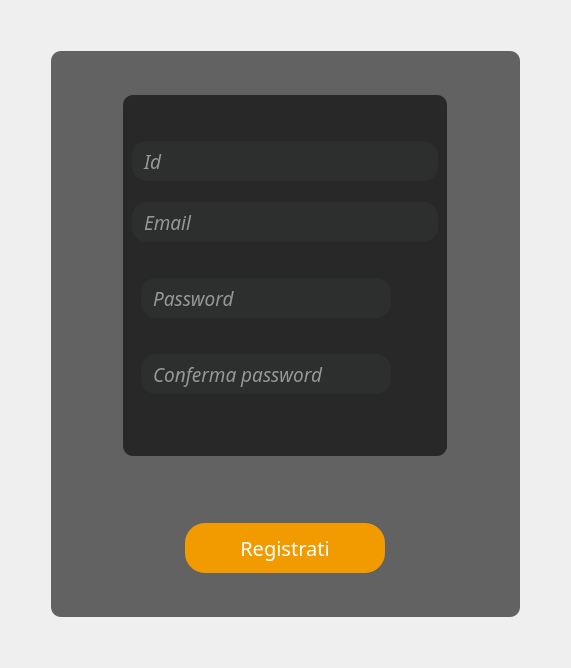
<?xml version="1.0" encoding="UTF-8"?>
<ui version="4.0">
 <class>Form</class>
 <widget class="QWidget" name="Form">
  <property name="geometry">
   <rect>
    <x>0</x>
    <y>0</y>
    <width>571</width>
    <height>668</height>
   </rect>
  </property>
  <property name="minimumSize">
   <size>
    <width>500</width>
    <height>600</height>
   </size>
  </property>
  <property name="maximumSize">
   <size>
    <width>600</width>
    <height>700</height>
   </size>
  </property>
  <property name="windowTitle">
   <string>Form</string>
  </property>
  <layout class="QGridLayout" name="gridLayout">
   <item row="1" column="0">
    <spacer name="horizontalSpacer">
     <property name="orientation">
      <enum>Qt::Horizontal</enum>
     </property>
     <property name="sizeType">
      <enum>QSizePolicy::Fixed</enum>
     </property>
     <property name="sizeHint" stdset="0">
      <size>
       <width>40</width>
       <height>20</height>
      </size>
     </property>
    </spacer>
   </item>
   <item row="1" column="2">
    <spacer name="horizontalSpacer_2">
     <property name="orientation">
      <enum>Qt::Horizontal</enum>
     </property>
     <property name="sizeType">
      <enum>QSizePolicy::Fixed</enum>
     </property>
     <property name="sizeHint" stdset="0">
      <size>
       <width>40</width>
       <height>40</height>
      </size>
     </property>
    </spacer>
   </item>
   <item row="0" column="1">
    <spacer name="verticalSpacer">
     <property name="orientation">
      <enum>Qt::Vertical</enum>
     </property>
     <property name="sizeType">
      <enum>QSizePolicy::Fixed</enum>
     </property>
     <property name="sizeHint" stdset="0">
      <size>
       <width>20</width>
       <height>40</height>
      </size>
     </property>
    </spacer>
   </item>
   <item row="1" column="1">
    <widget class="QFrame" name="frame">
     <property name="sizePolicy">
      <sizepolicy hsizetype="Expanding" vsizetype="Expanding">
       <horstretch>0</horstretch>
       <verstretch>0</verstretch>
      </sizepolicy>
     </property>
     <property name="minimumSize">
      <size>
       <width>400</width>
       <height>500</height>
      </size>
     </property>
     <property name="autoFillBackground">
      <bool>false</bool>
     </property>
     <property name="styleSheet">
      <string notr="true">border-radius:10px;
background:transparent;
background-color: rgba(0,0,0,150)</string>
     </property>
     <property name="frameShape">
      <enum>QFrame::StyledPanel</enum>
     </property>
     <property name="frameShadow">
      <enum>QFrame::Sunken</enum>
     </property>
     <property name="lineWidth">
      <number>3</number>
     </property>
     <layout class="QVBoxLayout" name="verticalLayout">
      <item>
       <spacer name="verticalSpacer_3">
        <property name="orientation">
         <enum>Qt::Vertical</enum>
        </property>
        <property name="sizeType">
         <enum>QSizePolicy::Expanding</enum>
        </property>
        <property name="sizeHint" stdset="0">
         <size>
          <width>20</width>
          <height>40</height>
         </size>
        </property>
       </spacer>
      </item>
      <item alignment="Qt::AlignHCenter">
       <widget class="QFrame" name="frame_2">
        <property name="sizePolicy">
         <sizepolicy hsizetype="Expanding" vsizetype="Expanding">
          <horstretch>0</horstretch>
          <verstretch>0</verstretch>
         </sizepolicy>
        </property>
        <property name="frameShape">
         <enum>QFrame::StyledPanel</enum>
        </property>
        <property name="frameShadow">
         <enum>QFrame::Raised</enum>
        </property>
        <layout class="QVBoxLayout" name="verticalLayout_2">
         <item>
          <spacer name="verticalSpacer_7">
           <property name="orientation">
            <enum>Qt::Vertical</enum>
           </property>
           <property name="sizeHint" stdset="0">
            <size>
             <width>20</width>
             <height>40</height>
            </size>
           </property>
          </spacer>
         </item>
         <item>
          <widget class="QLineEdit" name="id">
           <property name="sizePolicy">
            <sizepolicy hsizetype="Expanding" vsizetype="Fixed">
             <horstretch>0</horstretch>
             <verstretch>0</verstretch>
            </sizepolicy>
           </property>
           <property name="minimumSize">
            <size>
             <width>250</width>
             <height>40</height>
            </size>
           </property>
           <property name="font">
            <font>
             <family>American Typewriter</family>
             <pointsize>14</pointsize>
             <italic>true</italic>
            </font>
           </property>
           <property name="styleSheet">
            <string notr="true">QLineEdit{
color: #FFF;
padding-left:8px;
padding-right:8px;
border:2px solid rgb(45, 46, 46);
border-radius:15px;
	background-color: rgb(45, 46, 46);
}
QLineEdit:hover{
border:2px solid rgb(45, 46, 46);
}
QLineEdit:focus{
border:2px solid rgb(242, 155, 0);
}</string>
           </property>
           <property name="placeholderText">
            <string>Id</string>
           </property>
           <property name="clearButtonEnabled">
            <bool>false</bool>
           </property>
          </widget>
         </item>
         <item>
          <spacer name="verticalSpacer_4">
           <property name="orientation">
            <enum>Qt::Vertical</enum>
           </property>
           <property name="sizeType">
            <enum>QSizePolicy::Fixed</enum>
           </property>
           <property name="sizeHint" stdset="0">
            <size>
             <width>20</width>
             <height>15</height>
            </size>
           </property>
          </spacer>
         </item>
         <item>
          <widget class="QLineEdit" name="email">
           <property name="sizePolicy">
            <sizepolicy hsizetype="Expanding" vsizetype="Fixed">
             <horstretch>0</horstretch>
             <verstretch>0</verstretch>
            </sizepolicy>
           </property>
           <property name="minimumSize">
            <size>
             <width>250</width>
             <height>40</height>
            </size>
           </property>
           <property name="font">
            <font>
             <family>American Typewriter</family>
             <pointsize>14</pointsize>
             <italic>true</italic>
            </font>
           </property>
           <property name="styleSheet">
            <string notr="true">QLineEdit{
color: #FFF;
padding-left:8px;
padding-right:8px;
border:2px solid rgb(45, 46, 46);
border-radius:15px;
	background-color: rgb(45, 46, 46);
}
QLineEdit:hover{
border:2px solid rgb(45, 46, 46);
}
QLineEdit:focus{
border:2px solid rgb(242, 155, 0);
}</string>
           </property>
           <property name="placeholderText">
            <string>Email</string>
           </property>
           <property name="clearButtonEnabled">
            <bool>false</bool>
           </property>
          </widget>
         </item>
         <item>
          <spacer name="verticalSpacer_6">
           <property name="orientation">
            <enum>Qt::Vertical</enum>
           </property>
           <property name="sizeType">
            <enum>QSizePolicy::Fixed</enum>
           </property>
           <property name="sizeHint" stdset="0">
            <size>
             <width>20</width>
             <height>15</height>
            </size>
           </property>
          </spacer>
         </item>
         <item>
          <widget class="QFrame" name="frame_4">
           <property name="sizePolicy">
            <sizepolicy hsizetype="Expanding" vsizetype="Expanding">
             <horstretch>0</horstretch>
             <verstretch>0</verstretch>
            </sizepolicy>
           </property>
           <property name="minimumSize">
            <size>
             <width>300</width>
             <height>70</height>
            </size>
           </property>
           <property name="styleSheet">
            <string notr="true">background:none</string>
           </property>
           <property name="frameShape">
            <enum>QFrame::StyledPanel</enum>
           </property>
           <property name="frameShadow">
            <enum>QFrame::Raised</enum>
           </property>
           <layout class="QHBoxLayout" name="horizontalLayout_3">
            <item alignment="Qt::AlignHCenter">
             <widget class="QLineEdit" name="password">
              <property name="sizePolicy">
               <sizepolicy hsizetype="Expanding" vsizetype="Fixed">
                <horstretch>0</horstretch>
                <verstretch>0</verstretch>
               </sizepolicy>
              </property>
              <property name="minimumSize">
               <size>
                <width>250</width>
                <height>40</height>
               </size>
              </property>
              <property name="font">
               <font>
                <family>American Typewriter</family>
                <pointsize>14</pointsize>
                <italic>true</italic>
                <bold>false</bold>
                <underline>false</underline>
               </font>
              </property>
              <property name="styleSheet">
               <string notr="true">QLineEdit{
color: #FFF;
padding-left:8px;
padding-right:8px;
border:2px solid rgb(45, 46, 46);
border-radius:15px;
	background-color: rgb(45, 46, 46);
}
QLineEdit:hover{
border:2px solid rgb(45, 46, 46);
}
QLineEdit:focus{
border:2px solid rgb(255, 148, 8);
}</string>
              </property>
              <property name="maxLength">
               <number>100</number>
              </property>
              <property name="echoMode">
               <enum>QLineEdit::Password</enum>
              </property>
              <property name="placeholderText">
               <string>Password</string>
              </property>
              <property name="clearButtonEnabled">
               <bool>false</bool>
              </property>
             </widget>
            </item>
            <item>
             <widget class="QPushButton" name="sp_button">
              <property name="cursor">
               <cursorShape>PointingHandCursor</cursorShape>
              </property>
              <property name="text">
               <string/>
              </property>
              <property name="icon">
               <iconset>
                <normaloff>:/icone/icone/hidepass.png</normaloff>
                <normalon>:/icone/icone/showpass.png</normalon>:/icone/icone/hidepass.png</iconset>
              </property>
              <property name="iconSize">
               <size>
                <width>32</width>
                <height>32</height>
               </size>
              </property>
              <property name="checkable">
               <bool>true</bool>
              </property>
              <property name="checked">
               <bool>false</bool>
              </property>
              <property name="autoRepeat">
               <bool>false</bool>
              </property>
             </widget>
            </item>
           </layout>
          </widget>
         </item>
         <item>
          <widget class="QFrame" name="frame_5">
           <property name="sizePolicy">
            <sizepolicy hsizetype="Expanding" vsizetype="Expanding">
             <horstretch>0</horstretch>
             <verstretch>0</verstretch>
            </sizepolicy>
           </property>
           <property name="minimumSize">
            <size>
             <width>300</width>
             <height>70</height>
            </size>
           </property>
           <property name="styleSheet">
            <string notr="true">background:none</string>
           </property>
           <property name="frameShape">
            <enum>QFrame::StyledPanel</enum>
           </property>
           <property name="frameShadow">
            <enum>QFrame::Raised</enum>
           </property>
           <layout class="QHBoxLayout" name="horizontalLayout_4">
            <item alignment="Qt::AlignHCenter">
             <widget class="QLineEdit" name="cpassword">
              <property name="sizePolicy">
               <sizepolicy hsizetype="Expanding" vsizetype="Fixed">
                <horstretch>0</horstretch>
                <verstretch>0</verstretch>
               </sizepolicy>
              </property>
              <property name="minimumSize">
               <size>
                <width>250</width>
                <height>40</height>
               </size>
              </property>
              <property name="font">
               <font>
                <family>American Typewriter</family>
                <pointsize>14</pointsize>
                <italic>true</italic>
                <bold>false</bold>
                <underline>false</underline>
               </font>
              </property>
              <property name="styleSheet">
               <string notr="true">QLineEdit{
color: #FFF;
padding-left:8px;
padding-right:8px;
border:2px solid rgb(45, 46, 46);
border-radius:15px;
	background-color: rgb(45, 46, 46);
}
QLineEdit:hover{
border:2px solid rgb(45, 46, 46);
}
QLineEdit:focus{
border:2px solid rgb(255, 148, 8);
}</string>
              </property>
              <property name="maxLength">
               <number>100</number>
              </property>
              <property name="echoMode">
               <enum>QLineEdit::Password</enum>
              </property>
              <property name="placeholderText">
               <string>Conferma password</string>
              </property>
              <property name="clearButtonEnabled">
               <bool>false</bool>
              </property>
             </widget>
            </item>
            <item>
             <widget class="QPushButton" name="scp_button">
              <property name="cursor">
               <cursorShape>PointingHandCursor</cursorShape>
              </property>
              <property name="text">
               <string/>
              </property>
              <property name="icon">
               <iconset>
                <normaloff>:/icone/icone/hidepass.png</normaloff>
                <normalon>:/icone/icone/showpass.png</normalon>:/icone/icone/hidepass.png</iconset>
              </property>
              <property name="iconSize">
               <size>
                <width>32</width>
                <height>32</height>
               </size>
              </property>
              <property name="checkable">
               <bool>true</bool>
              </property>
              <property name="checked">
               <bool>false</bool>
              </property>
              <property name="autoRepeat">
               <bool>false</bool>
              </property>
             </widget>
            </item>
           </layout>
          </widget>
         </item>
         <item>
          <spacer name="verticalSpacer_8">
           <property name="orientation">
            <enum>Qt::Vertical</enum>
           </property>
           <property name="sizeHint" stdset="0">
            <size>
             <width>20</width>
             <height>40</height>
            </size>
           </property>
          </spacer>
         </item>
        </layout>
       </widget>
      </item>
      <item alignment="Qt::AlignHCenter">
       <widget class="QLabel" name="error">
        <property name="sizePolicy">
         <sizepolicy hsizetype="Expanding" vsizetype="Fixed">
          <horstretch>0</horstretch>
          <verstretch>0</verstretch>
         </sizepolicy>
        </property>
        <property name="minimumSize">
         <size>
          <width>350</width>
          <height>35</height>
         </size>
        </property>
        <property name="styleSheet">
         <string notr="true">font: 16pt &quot;American Typewriter&quot;;
color:rgb(255, 37, 0);
background:none;
alignment:center;</string>
        </property>
        <property name="lineWidth">
         <number>2</number>
        </property>
        <property name="text">
         <string/>
        </property>
        <property name="wordWrap">
         <bool>false</bool>
        </property>
       </widget>
      </item>
      <item>
       <spacer name="verticalSpacer_2">
        <property name="orientation">
         <enum>Qt::Vertical</enum>
        </property>
        <property name="sizeType">
         <enum>QSizePolicy::Fixed</enum>
        </property>
        <property name="sizeHint" stdset="0">
         <size>
          <width>20</width>
          <height>20</height>
         </size>
        </property>
       </spacer>
      </item>
      <item alignment="Qt::AlignHCenter">
       <widget class="QPushButton" name="registrati_button">
        <property name="minimumSize">
         <size>
          <width>200</width>
          <height>50</height>
         </size>
        </property>
        <property name="font">
         <font>
          <family>American Typewriter</family>
          <pointsize>15</pointsize>
          <bold>false</bold>
         </font>
        </property>
        <property name="cursor">
         <cursorShape>PointingHandCursor</cursorShape>
        </property>
        <property name="styleSheet">
         <string notr="true">QPushButton{
   
	background-color: rgb(242, 155, 0);
     border:none;
     color:rgb(255,255,255); 
     border-radius:20px;
   
}
QPushButton:hover {
	
	background-color: rgba(242, 155, 20,150);
     border-left: 2px solid rgb(173, 107,0);
     border-right: 2px solid rgb(173, 107,0);
     border-bottom: 3px solid rgb(173, 107,0);
}
QPushButton:pressed {
	
	background-color: rgba(255, 224, 0,75);
     border-left: 2px solid rgb(173, 107,0);
     border-right: 2px solid rgb(173, 107,0); 
     border-bottom: none;
}</string>
        </property>
        <property name="text">
         <string>Registrati</string>
        </property>
       </widget>
      </item>
      <item>
       <spacer name="verticalSpacer_9">
        <property name="orientation">
         <enum>Qt::Vertical</enum>
        </property>
        <property name="sizeHint" stdset="0">
         <size>
          <width>20</width>
          <height>40</height>
         </size>
        </property>
       </spacer>
      </item>
     </layout>
    </widget>
   </item>
   <item row="3" column="1">
    <spacer name="verticalSpacer_5">
     <property name="orientation">
      <enum>Qt::Vertical</enum>
     </property>
     <property name="sizeType">
      <enum>QSizePolicy::Fixed</enum>
     </property>
     <property name="sizeHint" stdset="0">
      <size>
       <width>20</width>
       <height>40</height>
      </size>
     </property>
    </spacer>
   </item>
  </layout>
 </widget>
 <resources/>
 <connections/>
</ui>
